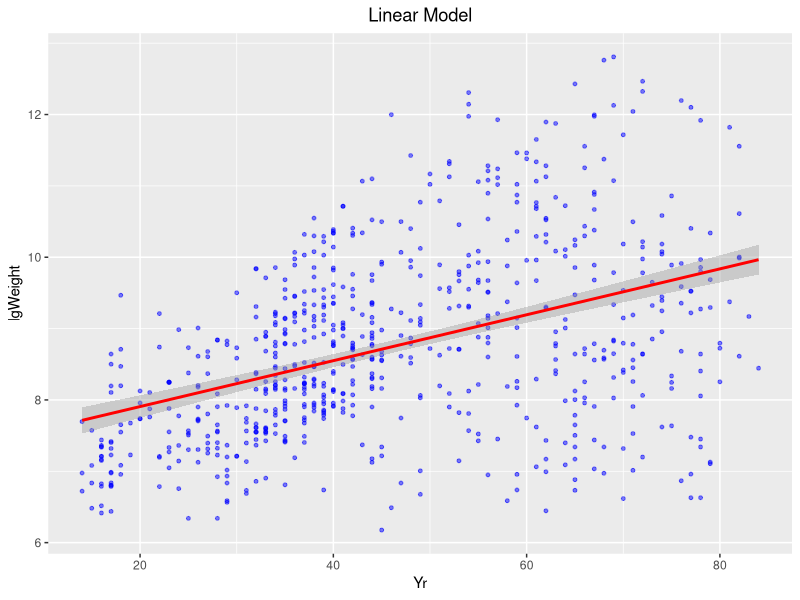
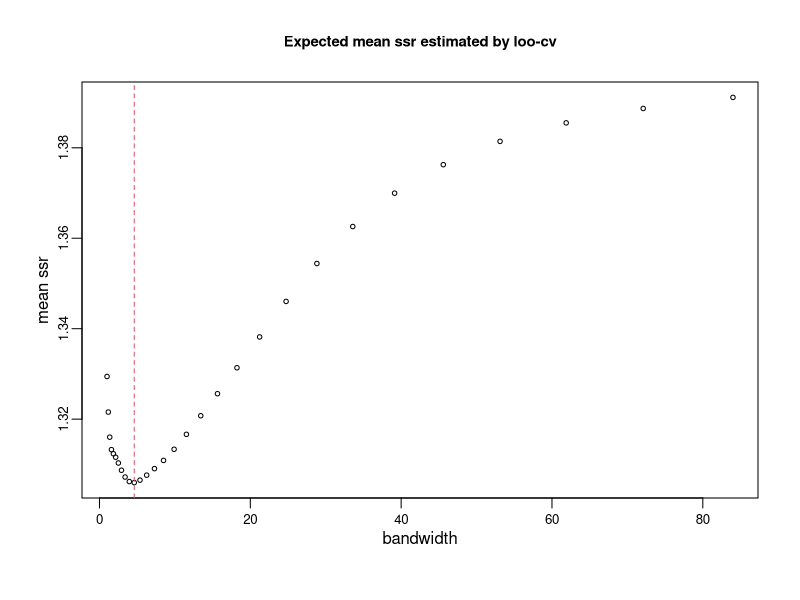
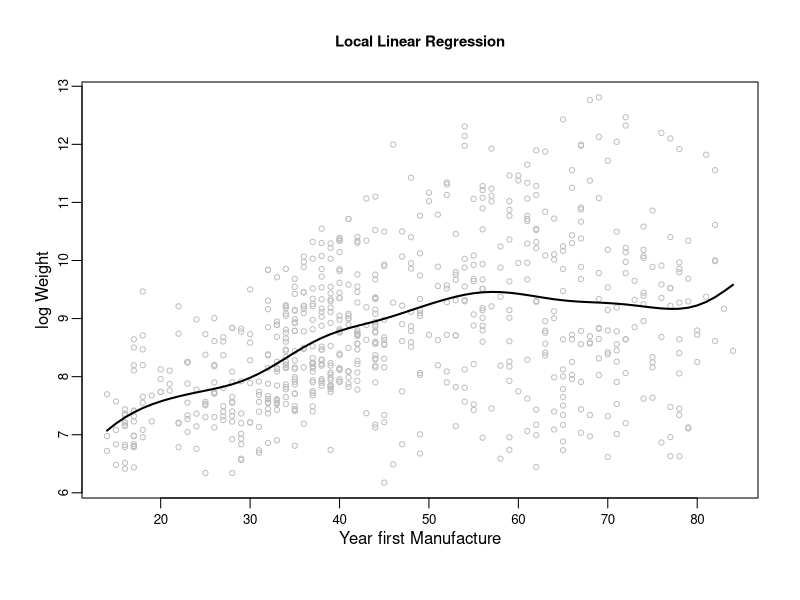
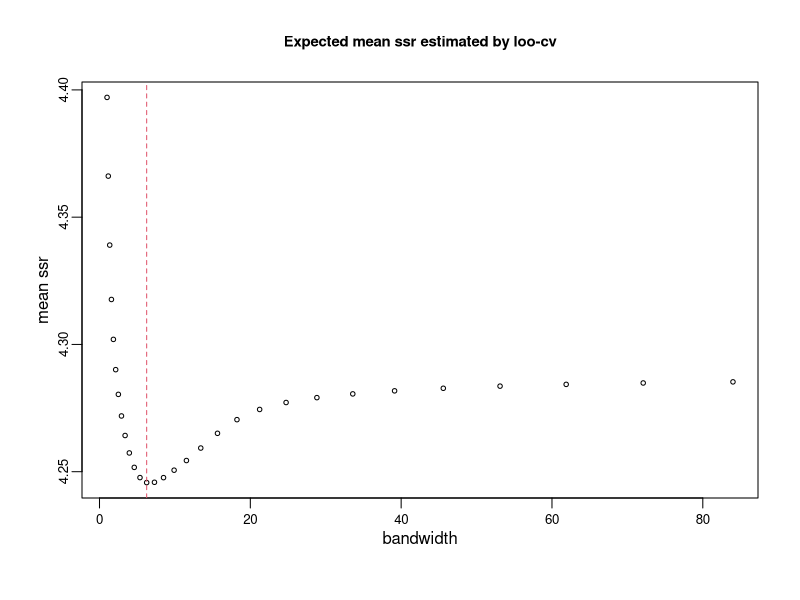
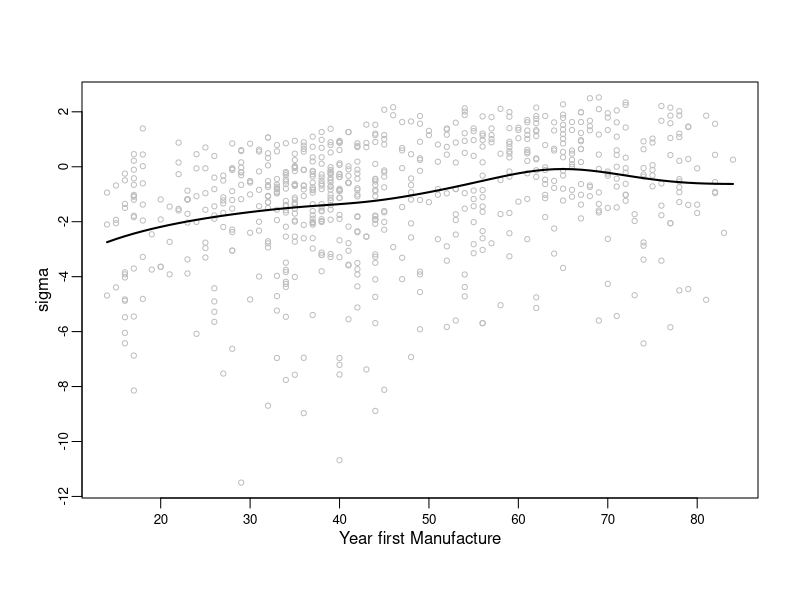
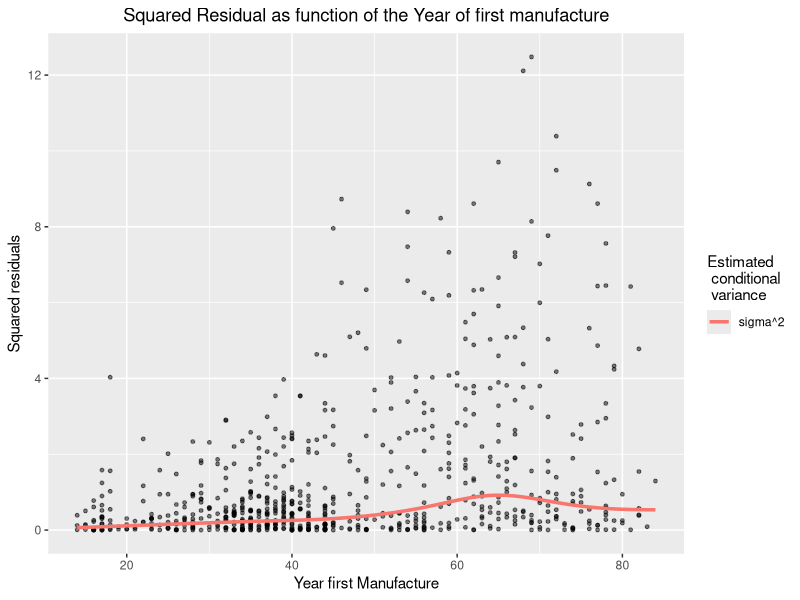
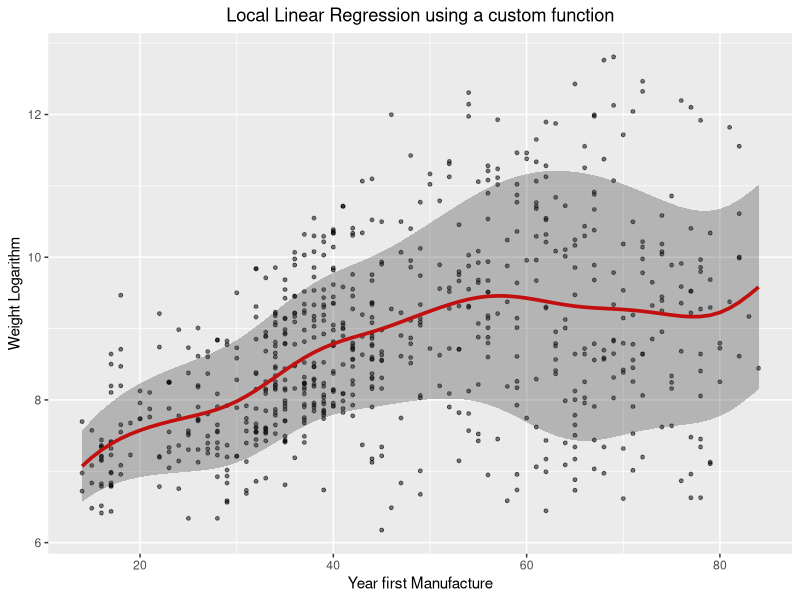
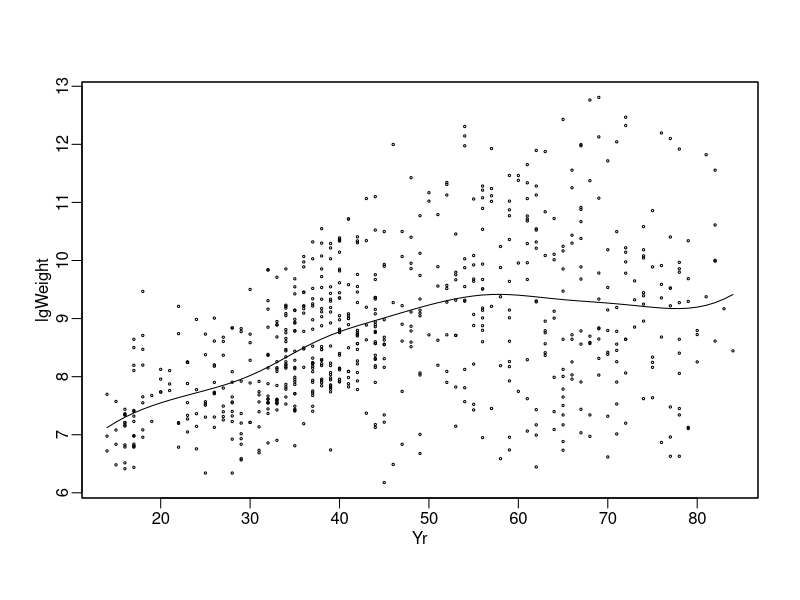

Write R code to recreate these figures, in order.
## ---- chunk 1
knitr::opts_chunk$set(echo = TRUE)
## ---- chunk 2
library(glmnet)
library(caret)
library(sm)
library(KernSmooth)
library(ggplot2)
library(gridExtra)
set.seed(1234)
data(aircraft)
## ---- chunk 3
lgWeight <- log(aircraft$Weight) #log response
Yr <- aircraft$Yr #predictor
## ---- chunk 4

plot2<-ggplot(data=aircraft)+ 
  geom_point(aes(x=Yr, y=lgWeight), alpha=0.5, size=1, color="blue")+
  geom_smooth(aes(x=Yr, y=lgWeight), method="lm", color="red")+ 
  labs(title = "Linear Model")+ 
  theme(plot.title = element_text(hjust = 0.5))

plot2
## ---- chunk 5
locpolreg <- function(x,y,h=(max(x)-min(x))/5,q=1,r=0,tg=NULL,type.kernel="normal",
                      nosubplot=FALSE,doing.plot=TRUE, ...){
   if (is.null(tg)){tg<-x}                  
   aux <- sort(tg,index.return=T)
   sorted.tg <- tg[aux$ix]
   sorted.tg.ix <- aux$ix

   n <- length(x);
   m <- length(tg);
   mtgr <- numeric(m);
   S <- matrix(0,nrow=m,ncol=n)

   for (i in seq(1,m)){
      aux <- kernel((x-tg[i])/h,type=type.kernel);
      Ih <- (aux>0);
      ni <- sum(Ih);     
      xh <- x[Ih]-tg[i];
      Dq <- matrix(1,nrow=ni,ncol=q+1);
      if (q>0){for (j in 1:q) Dq[,j+1] <- xh^j}
      Wx <- kernel(xh/h,type=type.kernel)/h;
      Wm <- Wx%*%ones(1,q+1);
      Dqq <- Wm*Dq;
      Si <- solve(t(Dq)%*%Dqq)%*%t(Dqq);
      beta <- Si%*%y[Ih];
      mtgr[i] <- factorial(r)*beta[r+1];
      S[i,Ih] <- Si[r+1,]
   }
  
   if (doing.plot){
      if (r==0){
        if (nosubplot) 
        par(mfrow=c(1,1), mgp=c(1.5,0.5,0))
        plot(x,y,col="grey",...)
        lines(sorted.tg,mtgr[sorted.tg.ix],col=1,lwd=2)
      } 
      else{
         par(mfrow=c(2,1), mgp=c(1.5,0.5,0))
         aux <- locpolreg(x,y,h,q,0,tg,nosubplot=F,type.kernel,...)
         plot(sorted.tg,mtgr[sorted.tg.ix],type="n", 
              xlab="x",ylab="Estimated derivative")
         abline(h=0,col=4)
         lines(sorted.tg,mtgr[sorted.tg.ix],col=1,lwd=2)
      }
   }
return(list(mtgr=mtgr,S=S))
}

epan <- function(x){pmax(.75*(x+1)*(1-x))}

kernel <- function(x,type=c("normal","epan","rs.epan","unif")){
   switch(type[1],
          epan = pmax(.75*(x+1)*(1-x),0),
          rs.epan = pmax(.75*(x/sqrt(5)+1)*(1-x/sqrt(5))/sqrt(5),0),
          unif = as.numeric( (abs(x)<=1) )/2,
          dnorm(x))
}

ones <- function(n,m){matrix(1,nrow=n,ncol=m)}

k.fold.cv <- function(x,y,k=10,h=range(x)/10,p=1,type.kernel="normal"){
  n <- length(x)
  Ik <- floor((0:(n-1))/(n/k))+1
  ssr <- 0
  for (i in (1:k)){
    y.i <- y[Ik==i]
    aux <- locpolreg(x[Ik!=i],y[Ik!=i],h=h,p=p,tg=x[Ik==i],
                     type.kernel=type.kernel, doing.plot=FALSE)
    ssr <- ssr + sum((y.i-aux$mtgr)^2)
  }
  k.cv <- ssr/n
  return(k.cv)
}
## ---- chunk 6
n <- length(Yr)
h.v <-  exp(seq(from=log(1), to = log(max(Yr)), length=30))
results <- data.frame(h=as.numeric(),mssr=as.numeric())

for (i in 1:length(h.v)) {
  #loocv is k-fold cv when k=n
  mssr <- k.fold.cv(x=Yr,y=lgWeight,h=h.v[i],k = n)
  results[i,] <- c(h.v[i],mssr)

}

h.opt <- results[results$mssr==min(results$mssr),][,1]

par(mgp=c(1.5,0.5,0))
plot(x=results$h,y=results$mssr,
     cex.axis=0.8, cex=0.6, cex.main=0.9,
     xlab = "bandwidth", ylab = "mean ssr",
     main = "Expected mean ssr estimated by loo-cv")
abline(v=h.opt,col=2,lty=2)
## ---- chunk 7
h.opt
## ---- chunk 8
f.model <- locpolreg(x=Yr,y=lgWeight,h=h.opt,q=1,r=0,tg=NULL,
                     type.kernel="normal", nosubplot=TRUE, doing.plot=TRUE, 
                     cex.main=0.9, cex.axis=0.8, cex=0.7,
                     xlab = "Year first Manufacture", 
                     ylab = "log Weight",main= "Local Linear Regression")

y.hat <- f.model$mtgr
## ---- chunk 9
res <- lgWeight-y.hat
## ---- chunk 10
Z <- log(res^2)
## ---- chunk 11
n <- length(Yr) #loocv is k-fold cv when k=n
h.v <-  exp(seq(from=log(1), to = log(max(Yr)), length=30))
results <- data.frame(h=as.numeric(),mssr=as.numeric())

for (i in 1:length(h.v)) {

  mssr <- k.fold.cv(x=Yr,y=Z,h=h.v[i],k=n)
  results[i,] <- c(h.v[i],mssr)

}

h.opt <- results[results$mssr==min(results$mssr),][,1]

par(mgp=c(1.5,0.5,0))
plot(x=results$h,y=results$mssr,
     cex.axis=0.8, cex=0.6, cex.main=0.9,
     xlab = "bandwidth", ylab = "mean ssr",
     main = "Expected mean ssr estimated by loo-cv")
abline(v=h.opt,col=2,lty=2)
## ---- chunk 12
h.opt
## ---- chunk 13
z.model <- locpolreg(x=Yr,y=Z,h=h.opt,q=1,r=0,tg=NULL,type.kernel="normal",
                      nosubplot=TRUE,doing.plot=TRUE, cex.main=0.9, cex.axis=0.8,
                      cex=0.7,xlab = "Year first Manufacture", ylab = "sigma")

## ---- chunk 14
e.val <- z.model$mtgr
es.val <- z.model$S%*%lgWeight
sigma2<-exp(e.val)
sigma <- sqrt(sigma2)
## ---- chunk 15
ggplot(as.data.frame(cbind(Yr,res^2)),aes(Yr,res^2))+
  geom_point(col="black",alpha=0.5, size=1)+
  geom_line(aes(y=sigma2,x=Yr,colour="red"),size=1.2)+
  ggtitle("Squared Residual as function of the Year of first manufacture")+
  xlab("Year first Manufacture")+ylab("Squared residuals")+ 
  theme(plot.title = element_text(hjust = 0.5))+
  scale_color_discrete(name = "Estimated \n conditional \n variance", 
                       labels =paste("sigma^2"))
## ---- chunk 16
regression.customm.function <- ggplot(aircraft, aes(Yr,lgWeight))+
  ggtitle("Local Linear Regression using a custom function")+
  xlab("Year first Manufacture")+ylab("Weight Logarithm")+ 
  theme(plot.title = element_text(hjust = 0.5))+
  geom_point(col="black", alpha=0.5, size=1)+
  geom_line(aes(y=f.model$mtgr, x=Yr), col="red",size=1.25)+
  geom_ribbon(aes(ymin=f.model$mtgr-1.96*sigma, 
                  ymax=f.model$mtgr+1.96*sigma), alpha=0.3)

regression.customm.function
## ---- chunk 17
h.dp <- dpill(x=Yr,y=lgWeight)
h.dp
## ---- chunk 18
s.model <- sm.regression(x=Yr, y=lgWeight, h=h.dp, eval.points=Yr) 
## ---- chunk 19
y.hat <- s.model$estimate
eval.points <- s.model$eval.points

res <- lgWeight-y.hat
Z <- log(res^2)
## ---- chunk 20
h.dp <- dpill(x=Yr,y=Z)
h.dp
## ---- chunk 21
z.model <- sm.regression(x=Yr, y=Z, h=h.dp, eval.points=Yr) 
## ---- chunk 22
y.hat <- z.model$estimate
sigma2<-exp(y.hat)
sigma <- sqrt(sigma2)
## ---- chunk 23
regression.r.function <-ggplot(aircraft, aes(Yr,lgWeight))+
  ggtitle("Local Linear Regression using library sm")+
  xlab("Year first Manufacture")+ylab("Weight Logarithm")+ 
  theme(plot.title = element_text(hjust=0.5))+
  geom_point(col="black",alpha=0.5, size=1)+
  geom_line(aes(y=s.model$estimate, x=Yr),col="red",size=1.25)+
  geom_ribbon(aes(ymin=s.model$estimate-1.96*sigma, 
                  ymax=s.model$estimate+1.96*sigma),alpha=0.3) 

regression.r.function
## ---- chunk 24
grid.arrange(regression.customm.function, regression.r.function, ncol=2)
